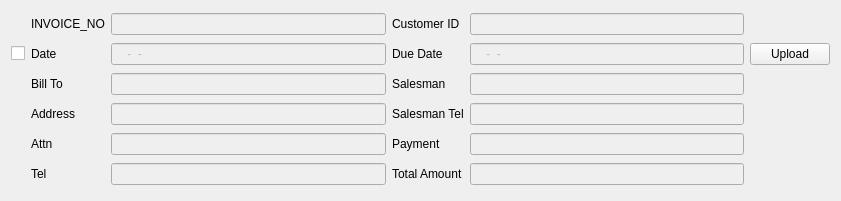
  <widget class="QWidget" name="gridLayoutWidget_2">
   <property name="geometry">
    <rect>
     <x>20</x>
     <y>70</y>
     <width>841</width>
     <height>201</height>
    </rect>
   </property>
   <layout class="QGridLayout" name="gridLayout_2">
    <item row="1" column="5">
     <widget class="QLabel" name="label_24">
      <property name="text">
       <string>Due Date</string>
      </property>
     </widget>
    </item>
    <item row="1" column="1">
     <widget class="QLabel" name="label_2">
      <property name="text">
       <string>Date</string>
      </property>
     </widget>
    </item>
    <item row="1" column="7">
     <widget class="QPushButton" name="data_upload">
      <property name="text">
       <string>Upload</string>
      </property>
     </widget>
    </item>
    <item row="2" column="3">
     <widget class="QLineEdit" name="billt_li">
      <property name="enabled">
       <bool>false</bool>
      </property>
     </widget>
    </item>
    <item row="2" column="6">
     <widget class="QLineEdit" name="sales_li">
      <property name="enabled">
       <bool>false</bool>
      </property>
     </widget>
    </item>
    <item row="4" column="6">
     <widget class="QLineEdit" name="paym_ed">
      <property name="enabled">
       <bool>false</bool>
      </property>
     </widget>
    </item>
    <item row="4" column="3">
     <widget class="QLineEdit" name="attn_li">
      <property name="enabled">
       <bool>false</bool>
      </property>
     </widget>
    </item>
    <item row="0" column="3">
     <widget class="QLineEdit" name="in_li">
      <property name="enabled">
       <bool>false</bool>
      </property>
     </widget>
    </item>
    <item row="3" column="6">
     <widget class="QLineEdit" name="saleste_li">
      <property name="enabled">
       <bool>false</bool>
      </property>
     </widget>
    </item>
    <item row="5" column="3">
     <widget class="QLineEdit" name="tel_lu">
      <property name="enabled">
       <bool>false</bool>
      </property>
     </widget>
    </item>
    <item row="4" column="1">
     <widget class="QLabel" name="label_5">
      <property name="text">
       <string>Attn</string>
      </property>
     </widget>
    </item>
    <item row="0" column="6">
     <widget class="QLineEdit" name="cusid_li">
      <property name="enabled">
       <bool>false</bool>
      </property>
     </widget>
    </item>
    <item row="4" column="5">
     <widget class="QLabel" name="label_55">
      <property name="text">
       <string>Payment</string>
      </property>
     </widget>
    </item>
    <item row="1" column="3">
     <widget class="QLineEdit" name="da_li">
      <property name="enabled">
       <bool>false</bool>
      </property>
      <property name="inputMask">
       <string>0000-00-00</string>
      </property>
     </widget>
    </item>
    <item row="3" column="3">
     <widget class="QLineEdit" name="addr_li">
      <property name="enabled">
       <bool>false</bool>
      </property>
     </widget>
    </item>
    <item row="2" column="5">
     <widget class="QLabel" name="label_25">
      <property name="text">
       <string>Salesman</string>
      </property>
     </widget>
    </item>
    <item row="0" column="5">
     <widget class="QLabel" name="label_23">
      <property name="text">
       <string>Customer ID</string>
      </property>
     </widget>
    </item>
    <item row="3" column="1">
     <widget class="QLabel" name="label_4">
      <property name="text">
       <string>Address</string>
      </property>
     </widget>
    </item>
    <item row="1" column="6">
     <widget class="QLineEdit" name="dued_li">
      <property name="enabled">
       <bool>false</bool>
      </property>
      <property name="inputMask">
       <string>0000-00-00</string>
      </property>
     </widget>
    </item>
    <item row="5" column="5">
     <widget class="QLabel" name="label_54">
      <property name="text">
       <string>Total Amount</string>
      </property>
     </widget>
    </item>
    <item row="2" column="1">
     <widget class="QLabel" name="label_3">
      <property name="text">
       <string>Bill To</string>
      </property>
     </widget>
    </item>
    <item row="5" column="1">
     <widget class="QLabel" name="label_53">
      <property name="text">
       <string>Tel</string>
      </property>
     </widget>
    </item>
    <item row="0" column="1">
     <widget class="QLabel" name="label_6">
      <property name="text">
       <string>INVOICE_NO</string>
      </property>
     </widget>
    </item>
    <item row="1" column="0">
     <widget class="QCheckBox" name="data_checkBox">
      <property name="text">
       <string/>
      </property>
     </widget>
    </item>
    <item row="3" column="5">
     <widget class="QLabel" name="label_26">
      <property name="text">
       <string>Salesman Tel</string>
      </property>
     </widget>
    </item>
    <item row="5" column="6">
     <widget class="QLineEdit" name="to_am_ed">
      <property name="enabled">
       <bool>false</bool>
      </property>
     </widget>
    </item>
   </layout>
  </widget>
